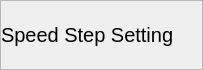
               <widget class="QFrame" name="sub_frame_setting_scanning_title">
                <property name="minimumSize">
                 <size>
                  <width>0</width>
                  <height>70</height>
                 </size>
                </property>
                <property name="maximumSize">
                 <size>
                  <width>16777215</width>
                  <height>50</height>
                 </size>
                </property>
                <property name="frameShape">
                 <enum>QFrame::StyledPanel</enum>
                </property>
                <property name="frameShadow">
                 <enum>QFrame::Raised</enum>
                </property>
                <layout class="QHBoxLayout" name="horizontalLayout_23">
                 <property name="spacing">
                  <number>0</number>
                 </property>
                 <property name="leftMargin">
                  <number>0</number>
                 </property>
                 <property name="topMargin">
                  <number>0</number>
                 </property>
                 <property name="rightMargin">
                  <number>0</number>
                 </property>
                 <property name="bottomMargin">
                  <number>0</number>
                 </property>
                 <item>
                  <widget class="QLabel" name="label_setting_scanning">
                   <property name="font">
                    <font>
                     <family>Segoe UI</family>
                     <pointsize>15</pointsize>
                     <weight>50</weight>
                     <bold>false</bold>
                    </font>
                   </property>
                   <property name="text">
                    <string>Speed Step Setting</string>
                   </property>
                   <property name="alignment">
                    <set>Qt::AlignLeading|Qt::AlignLeft|Qt::AlignVCenter</set>
                   </property>
                   <property name="margin">
                    <number>20</number>
                   </property>
                  </widget>
                 </item>
                 <item>
                  <widget class="QLabel" name="label_setting_scanning_filler_2">
                   <property name="font">
                    <font>
                     <family>Consolas</family>
                     <pointsize>26</pointsize>
                    </font>
                   </property>
                   <property name="layoutDirection">
                    <enum>Qt::LeftToRight</enum>
                   </property>
                   <property name="text">
                    <string/>
                   </property>
                   <property name="alignment">
                    <set>Qt::AlignBottom|Qt::AlignHCenter</set>
                   </property>
                   <property name="margin">
                    <number>0</number>
                   </property>
                  </widget>
                 </item>
                 <item>
                  <widget class="QLabel" name="label_setting_scanning_filler">
                   <property name="text">
                    <string/>
                   </property>
                  </widget>
                 </item>
                </layout>
               </widget>
